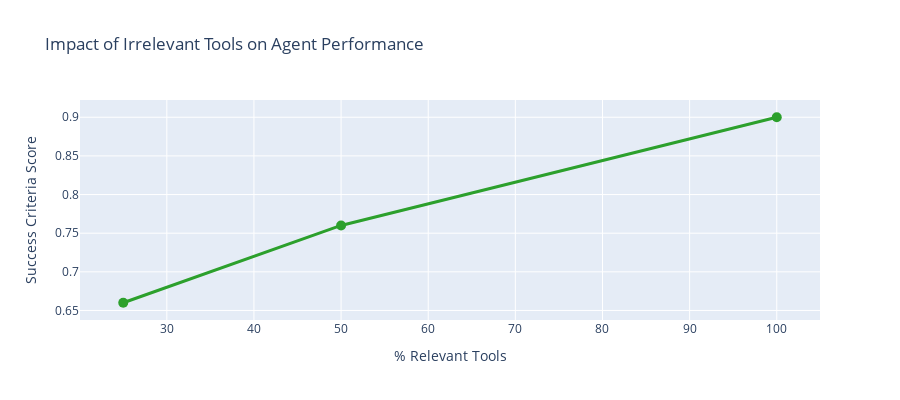

Here is the notebook cell this chart was saved with:
### Markdown cell above
### Analyzing the Impact of Irrelevant Tools

Let's extract and visualize the results to see how noise affects performance:

### Code cell
# Plot noise impact analysis
plot_noise_impact(noise_experiments, get_metrics_from_experiment)

### Figure 1 — Plotly figure (JSON) as saved in the notebook; plotly's stock layout.template omitted (floating-point values rounded to 4 significant figures)
{"data": [{"line": {"color": "#2ca02c", "width": 3}, "marker": {"size": 10}, "mode": "lines+markers", "name": "Success Criteria", "type": "scatter", "x": [100, 50, 25], "y": [0.9, 0.76, 0.66]}], "layout": {"height": 400, "hovermode": "x unified", "title": {"text": "Impact of Irrelevant Tools on Agent Performance"}, "xaxis": {"title": {"text": "% Relevant Tools"}}, "yaxis": {"title": {"text": "Success Criteria Score"}}}}
